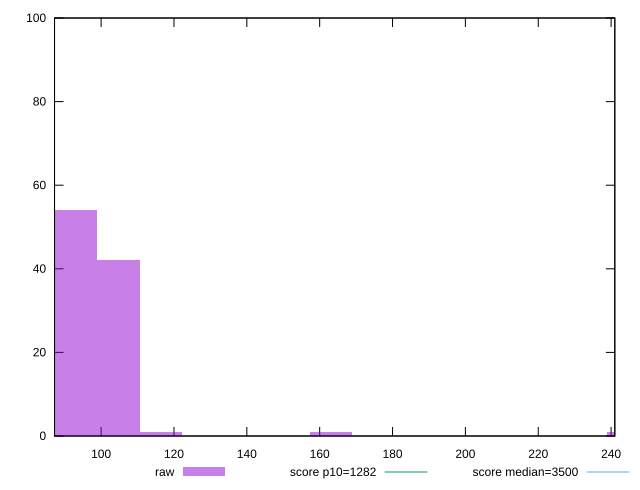

Here is the gnuplot script that generated this plot:
reset

$raw <<EOF
104.82724485322849 42
93.17977320286977 54
244.59690465753314 1
163.0646031050221 1
116.47471650358722 1
81.53230155251104 1
EOF

set key outside below
set boxwidth 11.647471650358721
set xrange [87.212:241.02]
set yrange [0:100]
set trange [0:100]
set style fill transparent solid 0.5 noborder

set parametric
set terminal svg size 640, 490 enhanced background rgb 'white'
set output "report_00026_2021-02-22T21:38:55.199Z/bootup-time/samples/pages+cached+noadtech/raw/histogram.svg"

plot $raw title "raw" with boxes, \
     1282,t title "score p10=1282", \
     3500,t title "score median=3500"

reset
